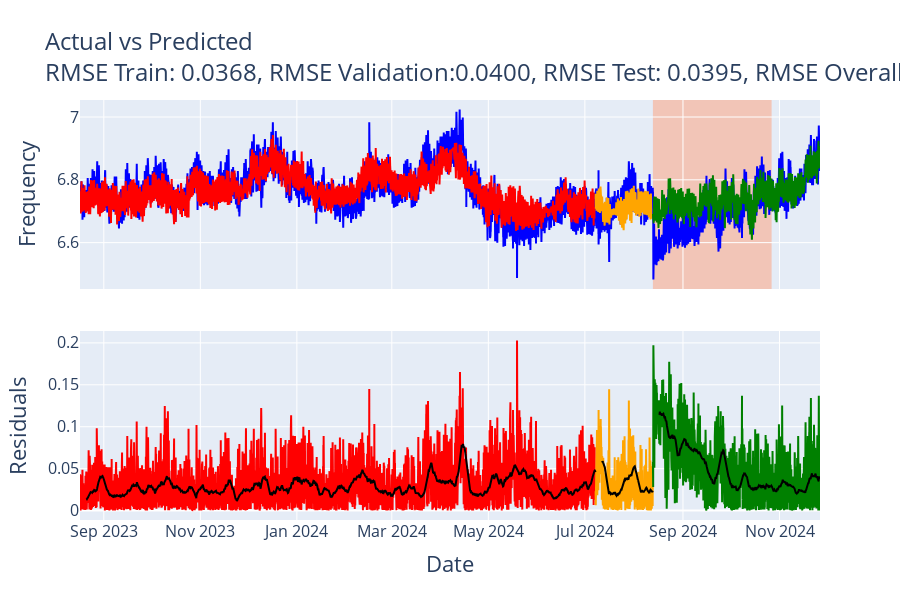

Write notebook code for a chart like this one.
### Code cell
import numpy as np
import plotly.graph_objects as go
from plotly.subplots import make_subplots
from sklearn.metrics import mean_squared_error
import torch
import pandas as pd

# Setup device
device = torch.device("cuda" if torch.cuda.is_available() else "cpu")
model.load_state_dict(torch.load("../models/FFNN_best_model.pth", weights_only=True))
model.to(device).eval()

# Move tensors to GPU
for tensor in [X_train_tensor, y_train_tensor, X_val_tensor, y_val_tensor, X_test_tensor, y_test_tensor]:
    tensor.to(device)

# Predictions
train_predictions = model(X_train_tensor).detach().cpu().numpy()
val_predictions = model(X_val_tensor).detach().cpu().numpy()
test_predictions = model(X_test_tensor).detach().cpu().numpy()

# Move actual values to CPU and inverse transform
y_train_actual = scaler_y.inverse_transform(y_train_tensor.cpu().numpy())
y_val_actual = scaler_y.inverse_transform(y_val_tensor.cpu().numpy())
y_test_actual = scaler_y.inverse_transform(y_test_tensor.cpu().numpy())

train_predictions = scaler_y.inverse_transform(train_predictions)
val_predictions = scaler_y.inverse_transform(val_predictions)
test_predictions = scaler_y.inverse_transform(test_predictions)

# Define conservative recovery period
recovery_start, recovery_end = pd.to_datetime('2024-08-13'), pd.to_datetime('2024-08-13') + pd.DateOffset(days=2.5*30)

# Ensure 'Dates UTC' is a datetime object
for df in [df, normal_df, test_df]:
    df['Dates UTC'] = pd.to_datetime(df['Dates UTC'])

train_indices = normal_df['Dates UTC'][:len(X_train_tensor)]
val_indices = normal_df['Dates UTC'][len(X_train_tensor):len(X_train_tensor) + len(X_val_tensor)]
test_indices = test_df['Dates UTC'][:len(X_test_tensor)]

# Filter out recovery period from test set
mask_no_recovery = (test_indices < recovery_start) | (test_indices > recovery_end)
test_indices_no_recovery = test_indices[mask_no_recovery]
test_predictions_no_recovery = test_predictions[mask_no_recovery]
y_test_actual_no_recovery = y_test_actual[mask_no_recovery]

# Compute RMSE
train_rmse = np.sqrt(mean_squared_error(y_train_actual, train_predictions))
val_rmse = np.sqrt(mean_squared_error(y_val_actual, val_predictions))
test_rmse_no_recovery = np.sqrt(mean_squared_error(y_test_actual_no_recovery, test_predictions_no_recovery))
train_val_test_rmse = np.sqrt(mean_squared_error(
    np.concatenate([y_train_actual, y_val_actual, y_test_actual_no_recovery]),
    np.concatenate([train_predictions, val_predictions, test_predictions_no_recovery])
))

# Calculate residuals
train_residuals = np.abs(y_train_actual.flatten() - train_predictions.flatten())
val_residuals = np.abs(y_val_actual.flatten() - val_predictions.flatten())
test_residuals = np.abs(y_test_actual.flatten() - test_predictions.flatten())

# Moving averages
ma_window = 100
train_residuals_ma = np.convolve(train_residuals, np.ones(ma_window)/ma_window, mode='valid')
val_residuals_ma = np.convolve(val_residuals, np.ones(ma_window)/ma_window, mode='valid')
test_residuals_ma = np.convolve(test_residuals, np.ones(ma_window)/ma_window, mode='valid')

# Create subplots
fig = make_subplots(rows=2, cols=1, shared_xaxes=True, vertical_spacing=0.1)

# Plot actual vs predicted
fig.add_trace(go.Scatter(x=train_indices, y=y_train_actual.flatten(), mode='lines', line=dict(color='blue'), name='Actual', showlegend=False), row=1, col=1)
fig.add_trace(go.Scatter(x=train_indices, y=train_predictions.flatten(), mode='lines', line=dict(color='red'), name='Train Predicted', showlegend=False), row=1, col=1)
fig.add_trace(go.Scatter(x=val_indices, y=y_val_actual.flatten(), mode='lines', line=dict(color='blue'), name='Validation Actual', showlegend=False), row=1, col=1)
fig.add_trace(go.Scatter(x=val_indices, y=val_predictions.flatten(), mode='lines', line=dict(color='orange'), name='Validation Predicted', showlegend=False), row=1, col=1)
fig.add_trace(go.Scatter(x=test_indices, y=y_test_actual.flatten(), mode='lines', line=dict(color='blue'), name='Test Actual', showlegend=False), row=1, col=1)
fig.add_trace(go.Scatter(x=test_indices, y=test_predictions.flatten(), mode='lines', line=dict(color='green'), name='Test Predicted', showlegend=False), row=1, col=1)

# Highlight recovery period
fig.add_vrect(x0=recovery_start, x1=recovery_end, fillcolor="LightSalmon", opacity=0.5, layer="below", line_width=0, row=1, col=1)
fig.add_vrect(x0=recovery_start, x1=recovery_end, fillcolor="LightSalmon", opacity=0.5, layer="below", line_width=0, row=2, col=1)

# Plot residuals as lines
fig.add_trace(go.Scatter(x=train_indices, y=train_residuals, mode='lines', line=dict(color='red'), name='Train Residuals', showlegend=False), row=2, col=1)
fig.add_trace(go.Scatter(x=val_indices, y=val_residuals, mode='lines', line=dict(color='orange'), name='Validation Residuals', showlegend=False), row=2, col=1)
fig.add_trace(go.Scatter(x=test_indices, y=test_residuals, mode='lines', line=dict(color='green'),name='Test Residuals', showlegend=False), row=2, col=1)

# Plot moving averages of residuals
fig.add_trace(go.Scatter(x=train_indices[ma_window-1:], y=train_residuals_ma, mode='lines', line=dict(color='black'), name='Train Residuals MA', showlegend=False), row=2, col=1)
fig.add_trace(go.Scatter(x=val_indices[ma_window-1:], y=val_residuals_ma, mode='lines', line=dict(color='black'), name='Validation Residuals MA', showlegend=False), row=2, col=1)
fig.add_trace(go.Scatter(x=test_indices[ma_window-1:], y=test_residuals_ma, mode='lines', line=dict(color='black'), name='Residuals<br>Moving Average', showlegend=False), row=2, col=1)

# Update layout
# Update subplot titles' font size
fig.update_layout(
    title={
        "text": f"Actual vs Predicted <br>RMSE Train: {train_rmse:.4f}, RMSE Validation:{val_rmse:.4f}, RMSE Test: {test_rmse_no_recovery:.4f}, RMSE Overall:{train_val_test_rmse:.4f}",
        "font": {"size": 24}  # Increase title font size
    },
    xaxis2={  # X-axis for the second subplot
        "title": "Date",
        "titlefont": {"size": 22},  
        "tickfont": {"size": 16}  
    },
    yaxis={
        "title": "Frequency",
        "titlefont": {"size": 22},  # Increase Y-axis label font size (for the first subplot)
        "tickfont": {"size": 16}  
    },
    yaxis2={  # Y-axis for the second subplot
        "title": "Residuals",
        "titlefont": {"size": 22},  
        "tickfont": {"size": 16}  
    },
    legend={
        "font": {"size": 24}  # Increase legend font size
    },
    height=600
)

# Show the figure
fig.show()

### Figure 1 — Plotly figure (JSON) as saved in the notebook; plotly's stock layout.template omitted (floating-point values rounded to 4 significant figures; data arrays with more than 128 entries replaced by an {"elided": "..."} marker saying what was removed)
{"data": [{"line": {"color": "blue"}, "mode": "lines", "name": "Actual", "showlegend": false, "type": "scatter", "x": {"elided": "7820 str values"}, "xaxis": "x", "y": {"elided": "7820 float values"}, "yaxis": "y"}, {"line": {"color": "red"}, "mode": "lines", "name": "Train Predicted", "showlegend": false, "type": "scatter", "x": {"elided": "7820 str values"}, "xaxis": "x", "y": {"elided": "7820 float values"}, "yaxis": "y"}, {"line": {"color": "blue"}, "mode": "lines", "name": "Validation Actual", "showlegend": false, "type": "scatter", "x": {"elided": "869 str values"}, "xaxis": "x", "y": {"elided": "869 float values"}, "yaxis": "y"}, {"line": {"color": "orange"}, "mode": "lines", "name": "Validation Predicted", "showlegend": false, "type": "scatter", "x": {"elided": "869 str values"}, "xaxis": "x", "y": {"elided": "869 float values"}, "yaxis": "y"}, {"line": {"color": "blue"}, "mode": "lines", "name": "Test Actual", "showlegend": false, "type": "scatter", "x": {"elided": "2535 str values"}, "xaxis": "x", "y": {"elided": "2535 float values"}, "yaxis": "y"}, {"line": {"color": "green"}, "mode": "lines", "name": "Test Predicted", "showlegend": false, "type": "scatter", "x": {"elided": "2535 str values"}, "xaxis": "x", "y": {"elided": "2535 float values"}, "yaxis": "y"}, {"line": {"color": "red"}, "mode": "lines", "name": "Train Residuals", "showlegend": false, "type": "scatter", "x": {"elided": "7820 str values"}, "xaxis": "x2", "y": {"elided": "7820 float values"}, "yaxis": "y2"}, {"line": {"color": "orange"}, "mode": "lines", "name": "Validation Residuals", "showlegend": false, "type": "scatter", "x": {"elided": "869 str values"}, "xaxis": "x2", "y": {"elided": "869 float values"}, "yaxis": "y2"}, {"line": {"color": "green"}, "mode": "lines", "name": "Test Residuals", "showlegend": false, "type": "scatter", "x": {"elided": "2535 str values"}, "xaxis": "x2", "y": {"elided": "2535 float values"}, "yaxis": "y2"}, {"line": {"color": "black"}, "mode": "lines", "name": "Train Residuals MA", "showlegend": false, "type": "scatter", "x": {"elided": "7721 str values"}, "xaxis": "x2", "y": {"elided": "7721 float values"}, "yaxis": "y2"}, {"line": {"color": "black"}, "mode": "lines", "name": "Validation Residuals MA", "showlegend": false, "type": "scatter", "x": {"elided": "770 str values"}, "xaxis": "x2", "y": {"elided": "770 float values"}, "yaxis": "y2"}, {"line": {"color": "black"}, "mode": "lines", "name": "Residuals<br>Moving Average", "showlegend": false, "type": "scatter", "x": {"elided": "2436 str values"}, "xaxis": "x2", "y": {"elided": "2436 float values"}, "yaxis": "y2"}], "layout": {"height": 600, "legend": {"font": {"size": 24}}, "shapes": [{"fillcolor": "LightSalmon", "layer": "below", "line": {"width": 0}, "opacity": 0.5, "type": "rect", "x0": "2024-08-13T00:00:00", "x1": "2024-10-27T00:00:00", "xref": "x", "y0": 0, "y1": 1, "yref": "y domain"}], "title": {"font": {"size": 24}, "text": "Actual vs Predicted <br>RMSE Train: 0.0368, RMSE Validation:0.0400, RMSE Test: 0.0395, RMSE Overall:0.0374"}, "xaxis": {"anchor": "y", "domain": [0, 1], "matches": "x2", "showticklabels": false}, "xaxis2": {"anchor": "y2", "domain": [0, 1], "tickfont": {"size": 16}, "title": {"font": {"size": 22}, "text": "Date"}}, "yaxis": {"anchor": "x", "domain": [0.55, 1], "tickfont": {"size": 16}, "title": {"font": {"size": 22}, "text": "Frequency"}}, "yaxis2": {"anchor": "x2", "domain": [0, 0.45], "tickfont": {"size": 16}, "title": {"font": {"size": 22}, "text": "Residuals"}}}}
